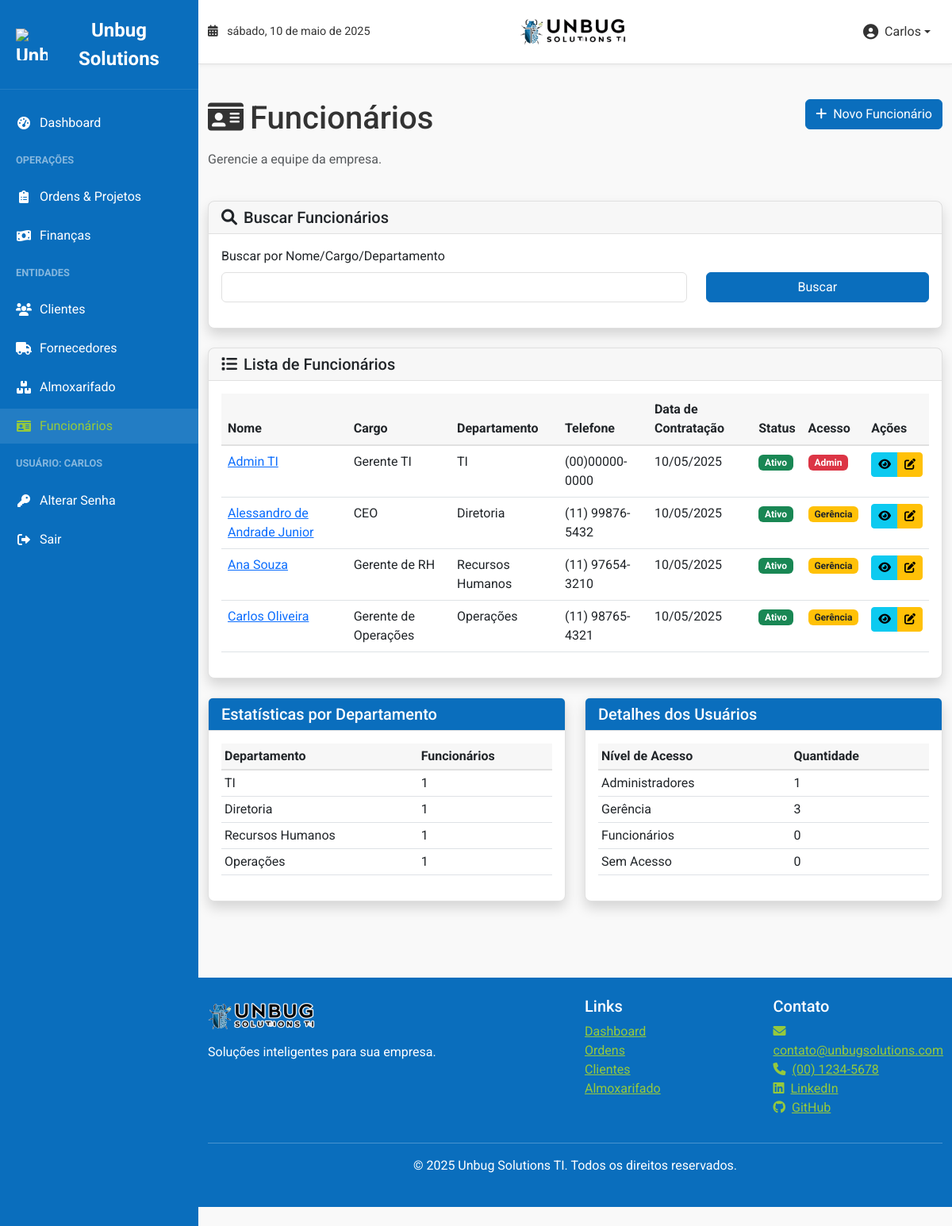
Page /employees/ (signed in) on the earlier database version.
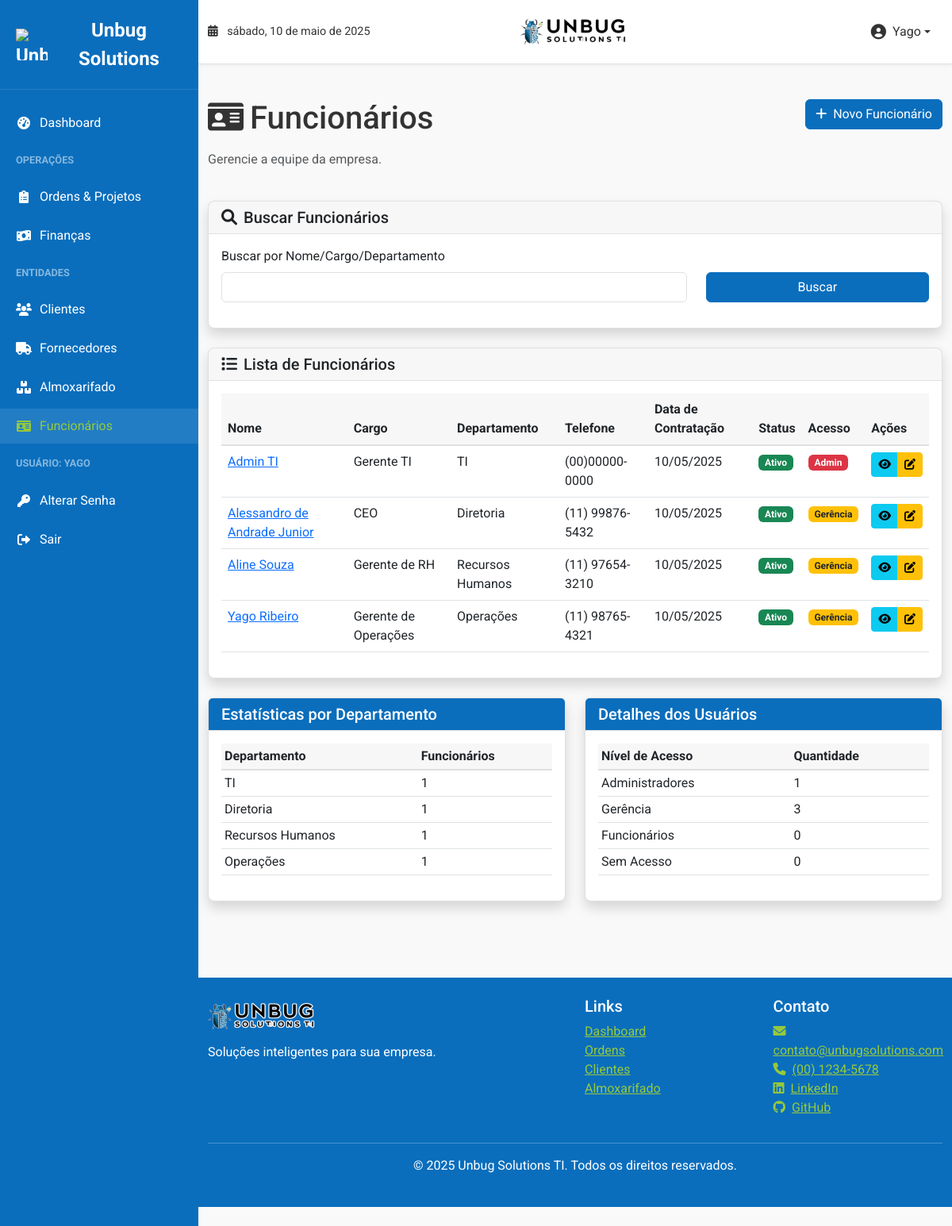
Same page on the later database version.
### models.py (models this page shows)
class Employee(db.Model):
    id = db.Column(db.Integer, primary_key=True)
    first_name = db.Column(db.String(50), nullable=False)
    last_name = db.Column(db.String(50), nullable=False)
    position = db.Column(db.String(100))
    department = db.Column(db.String(100))
    phone = db.Column(db.String(20))
    hire_date = db.Column(db.Date, default=datetime.utcnow)
    active = db.Column(db.Boolean, default=True)
    created_at = db.Column(db.DateTime, default=datetime.utcnow)
    updated_at = db.Column(db.DateTime, default=datetime.utcnow, onupdate=datetime.utcnow)
    user_id = db.Column(db.Integer, ForeignKey('user.id'))
    user = relationship("User", back_populates="employee")
    service_orders = relationship("ServiceOrder", back_populates="employee")
    projects = relationship("Project", back_populates="manager")
    @property
    def full_name(self):
        return f"{self.first_name} {self.last_name}"

### blueprints/employees.py (the view)
@employees_bp.route('/')
@login_required
def index():
    search_form = SearchForm()
    query = Employee.query
    if request.args.get('query'):
        search_term = f"%{request.args.get('query')}%"
        query = query.filter(Employee.first_name.like(search_term) |
                            Employee.last_name.like(search_term) |
                            Employee.position.like(search_term) |
                            Employee.department.like(search_term))
    employees = query.order_by(Employee.first_name).all()
    return render_template('employees/index.html',
                          employees=employees,
                          search_form=search_form)

### forms.py
class SearchForm(FlaskForm):
    query = StringField('Buscar', validators=[Optional()])
    status = SelectField('Status', validators=[Optional()], choices=[
        ('', 'Todos'),
        ('open', 'Aberta'),
        ('in_progress', 'Em Andamento'),
        ('completed', 'Concluída'),
        ('cancelled', 'Cancelada')
    ])
    date_from = DateField('De', format='%Y-%m-%d', validators=[Optional()])
    date_to = DateField('Até', format='%Y-%m-%d', validators=[Optional()])
    submit = SubmitField('Buscar')

### models.py (called while the page is built)
    @property
    def is_active(self):
        return self._is_active

    def is_admin(self):
        return self.role == 'admin'

    def is_management(self):
        return self.role == 'management' or self.role == 'admin'

    def has_security_access(self):
        return self.role == 'admin'

    def has_finance_access(self):
        return self.role in ['admin', 'management']

    def get_role_display(self):
        role_names = {
            'admin': 'Administrador',
            'management': 'Gerência',
            'employee': 'Funcionário'
        }
        return role_names.get(self.role, self.role)

### templates/employees/index.html (shortened to what the changed rows need)
{% extends 'base.html' %}
{% block content %}
<div class="row mb-4">
    <div class="col-md-8">
        <h1 class="mb-3"><i class="fas fa-id-card me-2"></i>Funcionários</h1>
    </div>
</div>
<div class="card shadow">
    <div class="card-body">
        <div class="table-responsive">
            <table class="table table-hover">
                <thead>
                    <tr>
                        <th>Nome</th>
                        <th>Cargo</th>
                        <th>Departamento</th>
                        <th>Telefone</th>
                        <th>Data de Contratação</th>
                        <th>Status</th>
                        <th>Acesso</th>
                        <th>Ações</th>
                    </tr>
                </thead>
                <tbody>
                    {% if employees %}
                        {% for employee in employees %}
                        <tr>
                            <td>
                                <a href="{{ url_for('employees.view', employee_id=employee.id) }}">
                                    {{ employee.full_name }}
                                </a>
                            </td>
                            <td>{{ employee.position }}</td>
                            <td>{{ employee.department }}</td>
                            <td>{{ employee.phone }}</td>
                            <td>{{ employee.hire_date.strftime('%d/%m/%Y') }}</td>
                            <td>
                                {% if employee.active %}
                                    <span class="badge bg-success">Ativo</span>
                                {% else %}
                                    <span class="badge bg-danger">Inativo</span>
                                {% endif %}
                            </td>
                            <td>
                                {% if employee.user %}
                                    {% if employee.user.role == 'admin' %}
                                        <span class="badge bg-danger">Admin</span>
                                    {% elif employee.user.role == 'management' %}
                                        <span class="badge bg-warning text-dark">Gerência</span>
                                    {% else %}
                                        <span class="badge bg-primary">Funcionário</span>
                                    {% endif %}
                                {% else %}
                                    <span class="badge bg-secondary">Sem Acesso</span>
                                {% endif %}
                            </td>
                            <td>
                                <div class="btn-group">
                                    <a href="{{ url_for('employees.view', employee_id=employee.id) }}" class="btn btn-sm btn-info" title="Visualizar">
                                        <i class="fas fa-eye"></i>
                                    </a>
                                    {% if current_user.is_management() %}
                                    <a href="{{ url_for('employees.edit', employee_id=employee.id) }}" class="btn btn-sm btn-warning" title="Editar">
                                        <i class="fas fa-edit"></i>
                                    </a>
                                    {% endif %}
                                </div>
                            </td>
                        </tr>
                        {% endfor %}
                    {% else %}
                        <tr>
                            <td colspan="8" class="text-center">Nenhum funcionário encontrado.</td>
                        </tr>
                    {% endif %}
                </tbody>
            </table>
        </div>
    </div>
</div>
<div class="row mt-4">
    <div class="col-md-6">
        <div class="card shadow">
            <div class="card-body">
                {% set departments = {} %}
                {% for employee in employees %}
                    {% if employee.department in departments %}
                        {% set _ = departments.update({employee.department: departments[employee.department] + 1}) %}
                    {% else %}
                        {% set _ = departments.update({employee.department: 1}) %}
                    {% endif %}
                {% endfor %}
                <div class="table-responsive">
                    <table class="table table-sm table-hover">
                        <thead>
                            <tr>
                                <th>Departamento</th>
                                <th>Funcionários</th>
                            </tr>
                        </thead>
                        <tbody>
                            {% for dept, count in departments.items() %}
                            <tr>
                                <td>{{ dept }}</td>
                                <td>{{ count }}</td>
                            </tr>
                            {% endfor %}
                        </tbody>
                    </table>
                </div>
            </div>
        </div>
    </div>
    <div class="col-md-6">
        <div class="card shadow">
            <div class="card-body">
                {% set user_roles = {'admin': 0, 'management': 0, 'employee': 0, 'no_access': 0} %}
                {% for employee in employees %}
                    {% if employee.user %}
                        {% if employee.user.role == 'admin' %}
                            {% set _ = user_roles.update({'admin': user_roles['admin'] + 1}) %}
                        {% elif employee.user.role == 'management' %}
                            {% set _ = user_roles.update({'management': user_roles['management'] + 1}) %}
                        {% else %}
                            {% set _ = user_roles.update({'employee': user_roles['employee'] + 1}) %}
                        {% endif %}
                    {% else %}
                        {% set _ = user_roles.update({'no_access': user_roles['no_access'] + 1}) %}
                    {% endif %}
                {% endfor %}
                <div class="table-responsive">
                    <table class="table table-sm table-hover">
                        <thead>
                            <tr>
                                <th>Nível de Acesso</th>
                                <th>Quantidade</th>
                            </tr>
                        </thead>
                    </table>
                </div>
            </div>
        </div>
    </div>
</div>
{% endblock %}

### templates/base.html (shortened to what the changed rows need)
<!DOCTYPE html>
<html lang="pt-br">
<head>
    <link href="https://cdn.jsdelivr.net/npm/bootstrap@5.3.0-alpha1/dist/css/bootstrap.min.css" rel="stylesheet">
    <link rel="stylesheet" href="https://cdnjs.cloudflare.com/ajax/libs/font-awesome/6.0.0/css/all.min.css">
    <link rel="stylesheet" href="{{ url_for('static', filename='css/style.css') }}">
</head>
<body class="light-theme">
    {% if current_user.is_authenticated %}
    <div id="sidebar" class="sidebar">
        <div class="sidebar-header">
            <div class="sidebar-brand">
                <img src="{{ url_for('static', filename='img/unbug_symbol.png') }}" alt="Unbug Solutions TI Logo" class="logo-icon">
                <span>Unbug Solutions</span>
            </div>
        </div>
        <ul class="sidebar-nav">
            <li class="nav-item">
                <a href="{{ url_for('dashboard.index') }}" class="{% if request.path.startswith('/dashboard') %}active{% endif %}">
                    <i class="fas fa-tachometer-alt"></i> Dashboard
                </a>
            </li>
            <li class="nav-item-header">Operações</li>
            <li class="nav-item">
                <a href="{{ url_for('orders.index') }}" class="{% if request.path.startswith('/orders') %}active{% endif %}">
                    <i class="fas fa-clipboard-list"></i> Ordens & Projetos
                </a>
            </li>
            {% if current_user.has_finance_access() %}
            <li class="nav-item">
                <a href="{{ url_for('finance.index') }}" class="{% if request.path.startswith('/finance') %}active{% endif %}">
                    <i class="fas fa-money-bill-wave"></i> Finanças
                </a>
            </li>
            {% endif %}
            <li class="nav-item-header">Entidades</li>
            <li class="nav-item">
                <a href="{{ url_for('clients.index') }}" class="{% if request.path.startswith('/clients') %}active{% endif %}">
                    <i class="fas fa-users"></i> Clientes
                </a>
            </li>
            <li class="nav-item">
                <a href="{{ url_for('clients.suppliers') }}" class="{% if request.path == url_for('clients.suppliers') %}active{% endif %}">
                    <i class="fas fa-truck"></i> Fornecedores
                </a>
            </li>
            <li class="nav-item">
                <a href="{{ url_for('inventory.index') }}" class="{% if request.path.startswith('/inventory') %}active{% endif %}">
                    <i class="fas fa-boxes"></i> Almoxarifado
                </a>
            </li>
            <li class="nav-item">
                <a href="{{ url_for('employees.index') }}" class="{% if request.path.startswith('/employees') %}active{% endif %}">
                    <i class="fas fa-id-card"></i> Funcionários
                </a>
            </li>
            <li class="nav-item-header">Usuário: {{ current_user.employee.first_name if current_user.employee else current_user.username }}</li>
            <li class="nav-item">
                <a href="{{ url_for('auth.change_password') }}">
                    <i class="fas fa-key"></i> Alterar Senha
                </a>
            </li>
            <li class="nav-item">
                <a href="{{ url_for('auth.logout') }}">
                    <i class="fas fa-sign-out-alt"></i> Sair
                </a>
            </li>
        </ul>
    </div>
    {% endif %}
    <div class="main-content">
        <header class="app-header">
            <div class="container-fluid">
                <div class="row align-items-center">
                    <div class="col-md-4">
                        <div class="header-user-menu d-flex justify-content-end align-items-center">
                            <div class="dropdown">
                                <button class="header-user-button dropdown-toggle" type="button" id="userMenuDropdown" data-bs-toggle="dropdown" aria-expanded="false">
                                    <i class="fas fa-user-circle me-2"></i>
                                    <span class="d-none d-sm-inline">{{ current_user.employee.first_name if current_user.employee else current_user.username }}</span>
                                </button>
                            </div>
                        </div>
                    </div>
                </div>
            </div>
        </header>
        <main class="container py-4">
            {% block content %}{% endblock %}
        </main>
    </div>
</body>
</html>

Differences in the rows shown:
changed Employee "Gerente de Operações": employee "CARLOS" → "YAGO"; employee "Carlos" → "Yago"; full_name "Carlos Oliveira" → "Yago Ribeiro"
changed Employee "Gerente de RH": full_name "Ana Souza" → "Aline Souza"
